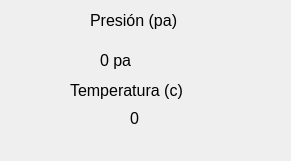
   <widget class="QWidget" name="widget_2" native="true">
    <property name="geometry">
     <rect>
      <x>320</x>
      <y>10</y>
      <width>291</width>
      <height>161</height>
     </rect>
    </property>
    <widget class="QLabel" name="label_3">
     <property name="geometry">
      <rect>
       <x>90</x>
       <y>10</y>
       <width>111</width>
       <height>21</height>
      </rect>
     </property>
     <property name="font">
      <font>
       <family>Arial</family>
       <pointsize>12</pointsize>
      </font>
     </property>
     <property name="text">
      <string>Presión (pa)</string>
     </property>
    </widget>
    <widget class="QLabel" name="Txaltitud_2">
     <property name="geometry">
      <rect>
       <x>100</x>
       <y>50</y>
       <width>71</width>
       <height>21</height>
      </rect>
     </property>
     <property name="font">
      <font>
       <family>Arial</family>
       <pointsize>12</pointsize>
      </font>
     </property>
     <property name="text">
      <string>0 pa</string>
     </property>
    </widget>
    <widget class="QLabel" name="label_4">
     <property name="geometry">
      <rect>
       <x>70</x>
       <y>80</y>
       <width>141</width>
       <height>21</height>
      </rect>
     </property>
     <property name="font">
      <font>
       <family>Arial</family>
       <pointsize>12</pointsize>
      </font>
     </property>
     <property name="text">
      <string>Temperatura (c)</string>
     </property>
    </widget>
    <widget class="QLabel" name="TxDescenso_2">
     <property name="geometry">
      <rect>
       <x>130</x>
       <y>110</y>
       <width>55</width>
       <height>16</height>
      </rect>
     </property>
     <property name="font">
      <font>
       <family>Arial</family>
       <pointsize>12</pointsize>
      </font>
     </property>
     <property name="text">
      <string>0</string>
     </property>
    </widget>
    <widget class="QLabel" name="label_10">
     <property name="geometry">
      <rect>
       <x>210</x>
       <y>10</y>
       <width>71</width>
       <height>71</height>
      </rect>
     </property>
     <property name="text">
      <string/>
     </property>
    </widget>
   </widget>
